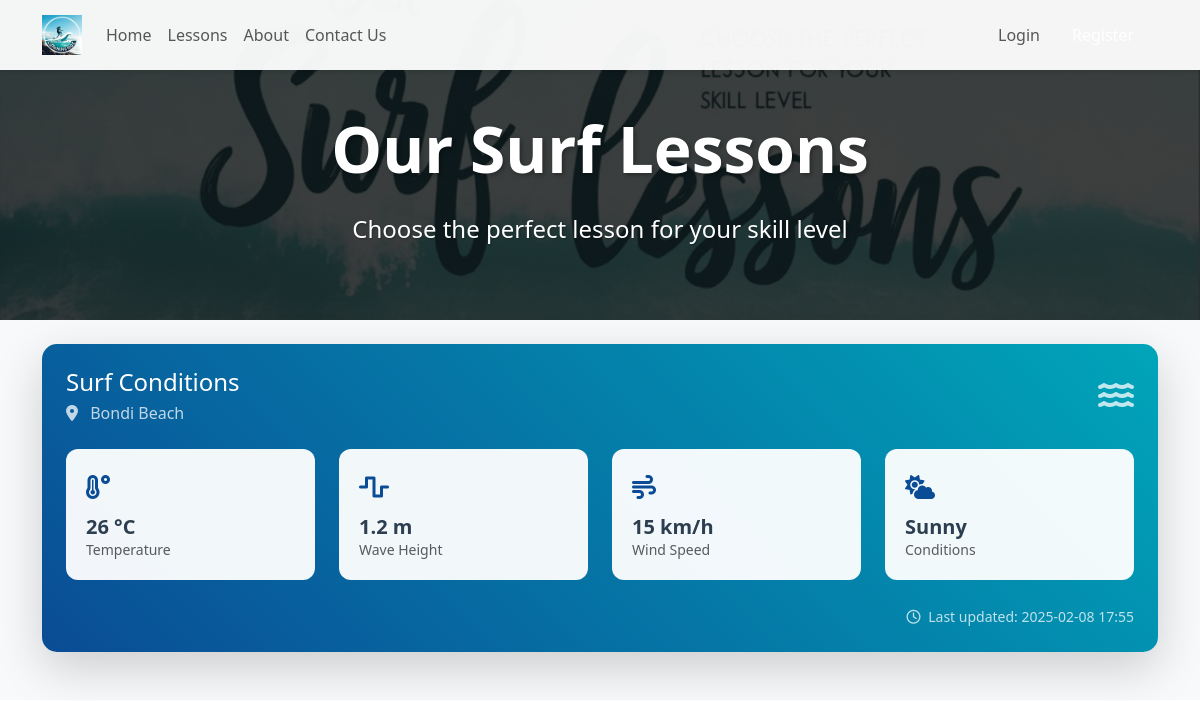
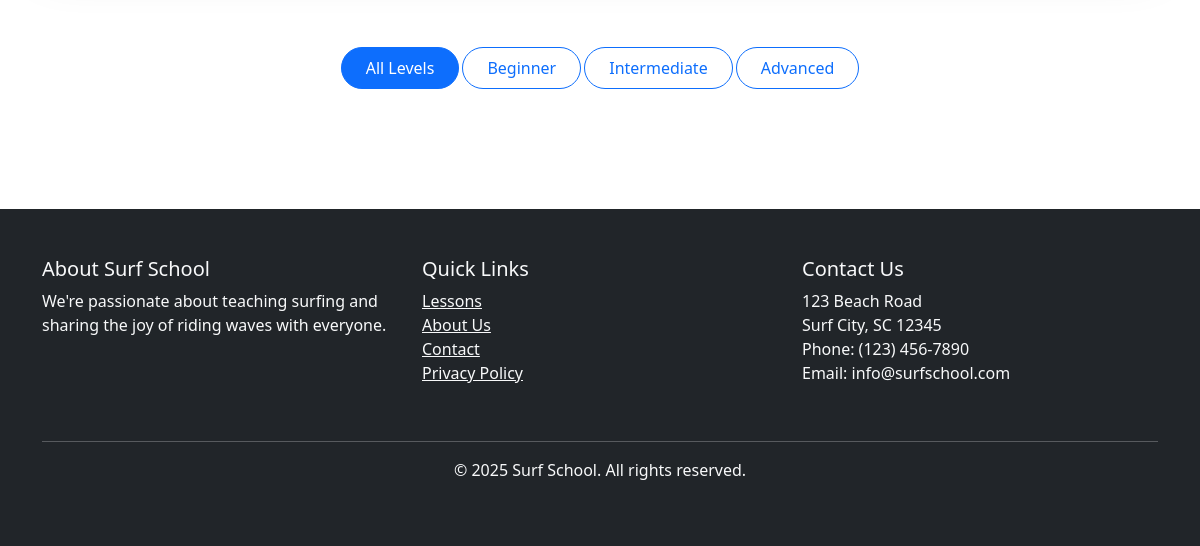
The app's page /lessons.php, older data (2 pictures, top to bottom).
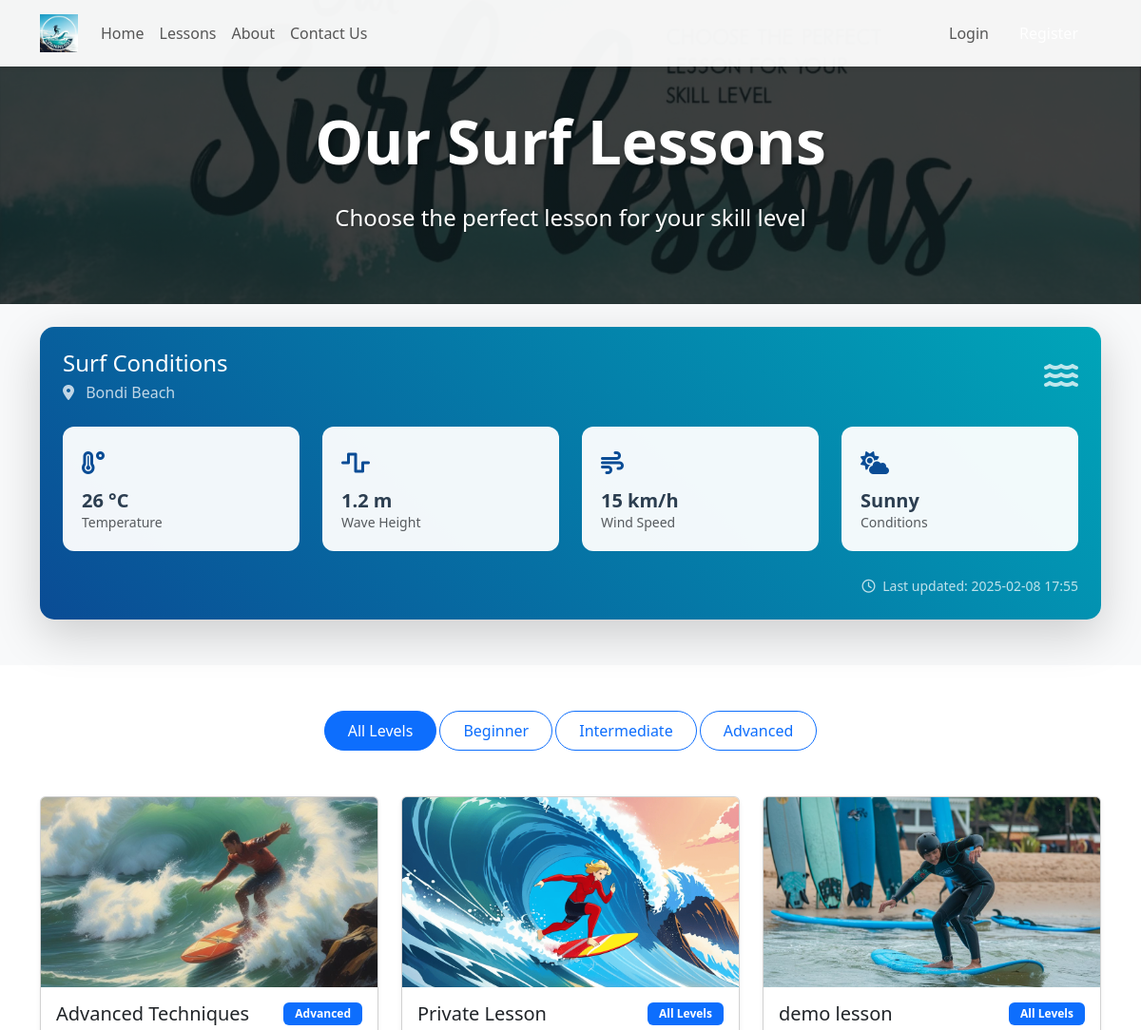
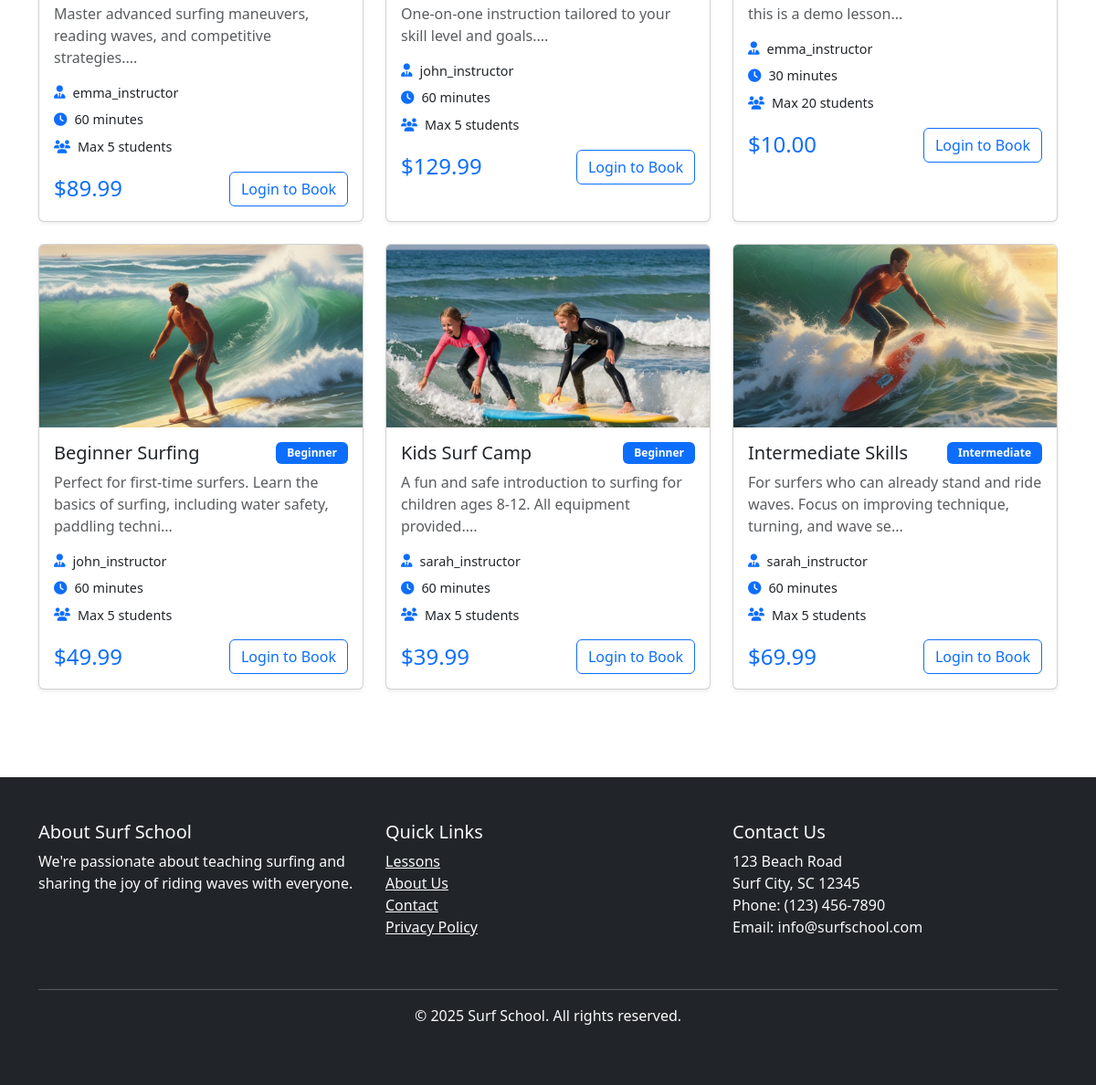
The same page, newer data (2 pictures, top to bottom).
### tables this page shows
CREATE TABLE IF NOT EXISTS `lessons` (
  `id` int NOT NULL AUTO_INCREMENT,
  `title` varchar(255) NOT NULL,
  `description` text NOT NULL,
  `price` decimal(10,2) NOT NULL,
  `instructor_id` int NOT NULL,
  `level` varchar(50) NOT NULL DEFAULT 'Beginner',
  `duration` int NOT NULL DEFAULT '60',
  `max_students` int NOT NULL DEFAULT '5',
  `lesson_image` varchar(255) DEFAULT NULL,
  `is_active` tinyint(1) DEFAULT '1',
  `created_at` timestamp NULL DEFAULT CURRENT_TIMESTAMP,
  PRIMARY KEY (`id`),
  KEY `instructor_id` (`instructor_id`),
  CONSTRAINT `lessons_ibfk_1` FOREIGN KEY (`instructor_id`) REFERENCES `users` (`id`) ON DELETE RESTRICT
);

CREATE TABLE IF NOT EXISTS `users` (
  `id` int NOT NULL AUTO_INCREMENT,
  `username` varchar(50) NOT NULL,
  `password` varchar(255) NOT NULL,
  `email` varchar(100) NOT NULL,
  `user_type` enum('admin','instructor','student') NOT NULL,
  `profile_image` varchar(255) DEFAULT NULL,
  `profile_description` text,
  `created_at` timestamp NULL DEFAULT CURRENT_TIMESTAMP,
  PRIMARY KEY (`id`),
  UNIQUE KEY `username` (`username`),
  KEY `email_index` (`email`)
);

### lessons.php (the view, shortened to what this page needs)
<?php
include 'includes/header.php';
include 'includes/navbar.php';
include 'includes/get_weather.php';
$weather = fetchWeatherData();
require_once 'config/database.php';
$stmt = $pdo->query("
    SELECT l.*, u.username as instructor_name
    FROM lessons l
    JOIN users u ON l.instructor_id = u.id
    WHERE l.is_active = 1
    ORDER BY l.level ASC
");
$lessons = $stmt->fetchAll();
?>
<section class="hero-section-small">
    <div class="hero-overlay"></div>
    <div class="hero-content text-center">
        <h1 class="display-4 fw-bold">Our Surf Lessons</h1>
        <p class="lead">Choose the perfect lesson for your skill level</p>
    </div>
</section>
<section class="py-4 bg-light">
    <div class="container">
        <?php if ($weather): ?>
            <?php echo getWeatherDisplay($weather); ?>
        <?php endif; ?>
    </div>
</section>
<section class="py-5">
    <div class="container">
        <div class="text-center mb-5">
            <div class="btn-group" role="group" aria-label="Lesson level filter">
                <button type="button" class="btn btn-outline-primary active" data-level="all">All Levels</button>
                <button type="button" class="btn btn-outline-primary" data-level="Beginner">Beginner</button>
                <button type="button" class="btn btn-outline-primary" data-level="Intermediate">Intermediate</button>
                <button type="button" class="btn btn-outline-primary" data-level="Advanced">Advanced</button>
            </div>
        </div>
        <div class="row g-4">
            <?php foreach ($lessons as $lesson): ?>
                <div class="col-md-6 col-lg-4 lesson-card" data-level="<?php echo htmlspecialchars($lesson['level']); ?>">
                    <div class="card h-100 shadow-sm hover-card">
                        <?php if ($lesson['lesson_image']): ?>
                            <img src="/uploads/lesson_images/<?php echo htmlspecialchars($lesson['lesson_image']); ?>"
                                class="card-img-top lesson-image"
                                alt="<?php echo htmlspecialchars($lesson['title']); ?>">
                        <?php else: ?>
                            <img src="/assets/images/lesson.jpg"
                                class="card-img-top lesson-image"
                                alt="<?php echo htmlspecialchars($lesson['title']); ?>">
                        <?php endif; ?>
                        <div class="card-body">
                            <div class="d-flex justify-content-between align-items-start mb-2">
                                <h5 class="card-title mb-0"><?php echo htmlspecialchars($lesson['title']); ?></h5>
                                <span class="badge bg-primary"><?php echo htmlspecialchars($lesson['level']); ?></span>
                            </div>
                            <p class="card-text text-muted mb-3"><?php echo htmlspecialchars(substr($lesson['description'], 0, 100)) . '...'; ?></p>
                            <div class="lesson-details mb-3">
                                <div class="d-flex align-items-center mb-2">
                                    <i class="fas fa-user-tie text-primary me-2"></i>
                                    <span><?php echo htmlspecialchars($lesson['instructor_name']); ?></span>
                                </div>
                                <div class="d-flex align-items-center mb-2">
                                    <i class="fas fa-clock text-primary me-2"></i>
                                    <span><?php echo htmlspecialchars($lesson['duration']); ?> minutes</span>
                                </div>
                                <div class="d-flex align-items-center">
                                    <i class="fas fa-users text-primary me-2"></i>
                                    <span>Max <?php echo htmlspecialchars($lesson['max_students']); ?> students</span>
                                </div>
                            </div>
                            <div class="d-flex justify-content-between align-items-center">
                                <h4 class="text-primary mb-0">$<?php echo htmlspecialchars($lesson['price']); ?></h4>
                                <?php if (isset($_SESSION['user_id'])): ?>
                                    <a href="/student/book-lesson.php?id=<?php echo $lesson['id']; ?>"
                                        class="btn btn-primary">Book Now</a>
                                <?php else: ?>
                                    <a href="/login.php" class="btn btn-outline-primary">Login to Book</a>
                                <?php endif; ?>
                            </div>
                        </div>
                    </div>
                </div>
            <?php endforeach; ?>
        </div>
    </div>
</section>
<?php include 'includes/footer.php'; ?>

Row changes from the older to the newer data that the page shows:
now on this page (row edited): lessons: lesson_image (picture), title "Advanced Techniques", level "Advanced", description "Master advanced surfing maneuvers, reading waves, and competitive strategies.", instructor.username "emma_instructor", duration "60", max_students "5", price "89.99"
now on this page (row edited): lessons: lesson_image (picture), title "Private Lesson", level "All Levels", description "One-on-one instruction tailored to your skill level and goals.", instructor.username "john_instructor", duration "60", max_students "5", price "129.99"
now on this page (row edited): lessons: title "demo lesson", level "All Levels", description "this is a demo lesson", instructor.username "emma_instructor", duration "30", max_students "20", price "10.00"
now on this page (row edited): lessons: lesson_image (picture), title "Beginner Surfing", level "Beginner", description "Perfect for first-time surfers. Learn the basics of surfing, including water safety, paddling techni", instructor.username "john_instructor", duration "60", max_students "5", price "49.99"
now on this page (row edited): lessons: lesson_image (picture), title "Kids Surf Camp", level "Beginner", description "A fun and safe introduction to surfing for children ages 8-12. All equipment provided.", instructor.username "sarah_instructor", duration "60", max_students "5", price "39.99"
now on this page (row edited): lessons: lesson_image (picture), title "Intermediate Skills", level "Intermediate", description "For surfers who can already stand and ride waves. Focus on improving technique, turning, and wave se", instructor.username "sarah_instructor", duration "60", max_students "5", price "69.99"
